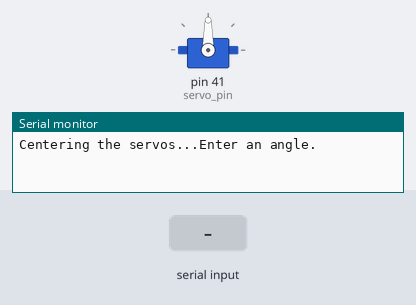
Simulated run of this sketch. Board: Arduino Mega 2560, built with avr-gcc and run on an emulated ATmega2560. Shown: servo, the last lines printed to the serial monitor. The inputs (shaded band) are chosen by the test bench.

Above: at 1.2 s.
1.3 s: "90,45\n" received over Serial
At 2.5 s:
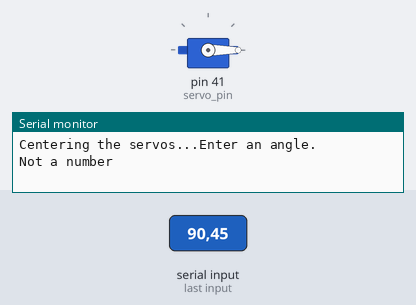
2.8 s: "200\n" received over Serial
At 3.8 s:
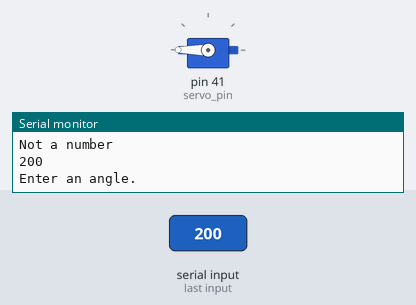
4.3 s: "90\n" received over Serial
At 5.0 s:
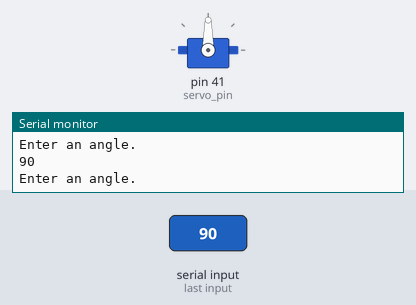
Timing chart, 0 to 7.3 s (numbered marks = the images above; inputs shaded):
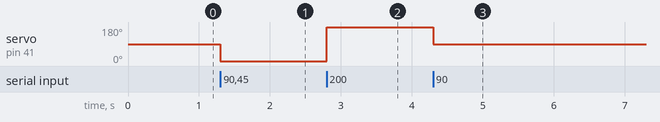

The sketch:

test_servo_output.ino
```cpp
#include <Servo.h>

Servo myServo;
int servo_pin = 41;

void setup() {
  Serial.begin(38400);
  myServo.attach(servo_pin);
  Serial.print("Centering the servos...");
  myServo.write(90);

  Serial.println("Enter an angle.");
}

char rx_byte = 0;
String rx_str = "";
boolean not_number = false;
int result;

void loop() {
  if (Serial.available() > 0) {    // is a character available?
    rx_byte = Serial.read();       // get the character

    if ((rx_byte >= '0') && (rx_byte <= '9')) {
      rx_str += rx_byte;
    }
    else if (rx_byte == '\n') {
      // end of string
      if (not_number) {
        Serial.println("Not a number");
      }
      else {
        // multiply the number by 2
        result = rx_str.toInt();
        // print the result
        Serial.print(result);
        Serial.println("");
        Serial.println("Enter an angle.");
      }
      not_number = false;         // reset flag
      rx_str = "";                // clear the string for reuse
    }
    else {
      // non-number character received
      not_number = true;    // flag a non-number
    }
    myServo.write(result);
  } // end: if (Serial.available() > 0)
}
```

Measured:
- after the input at 1.3 s, servo on pin 41 (servo_pin): 90° → 0° at once
- after the input at 2.8 s, servo on pin 41 (servo_pin): 0° → 180° at once
- after the input at 4.3 s, servo on pin 41 (servo_pin): 180° → 90° at once
